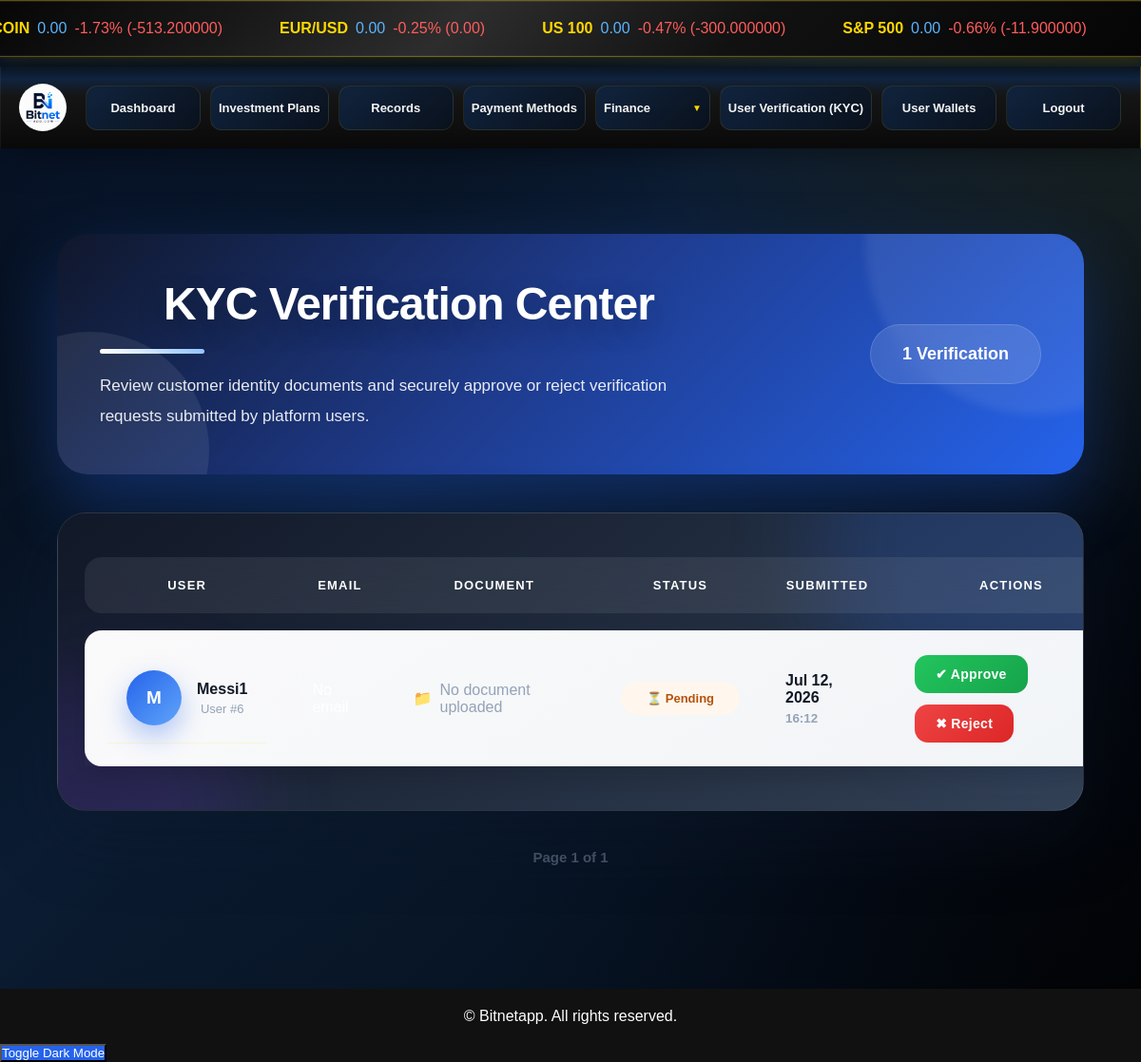
/adminpanel/verifications/, run on an earlier commit of the app's database.
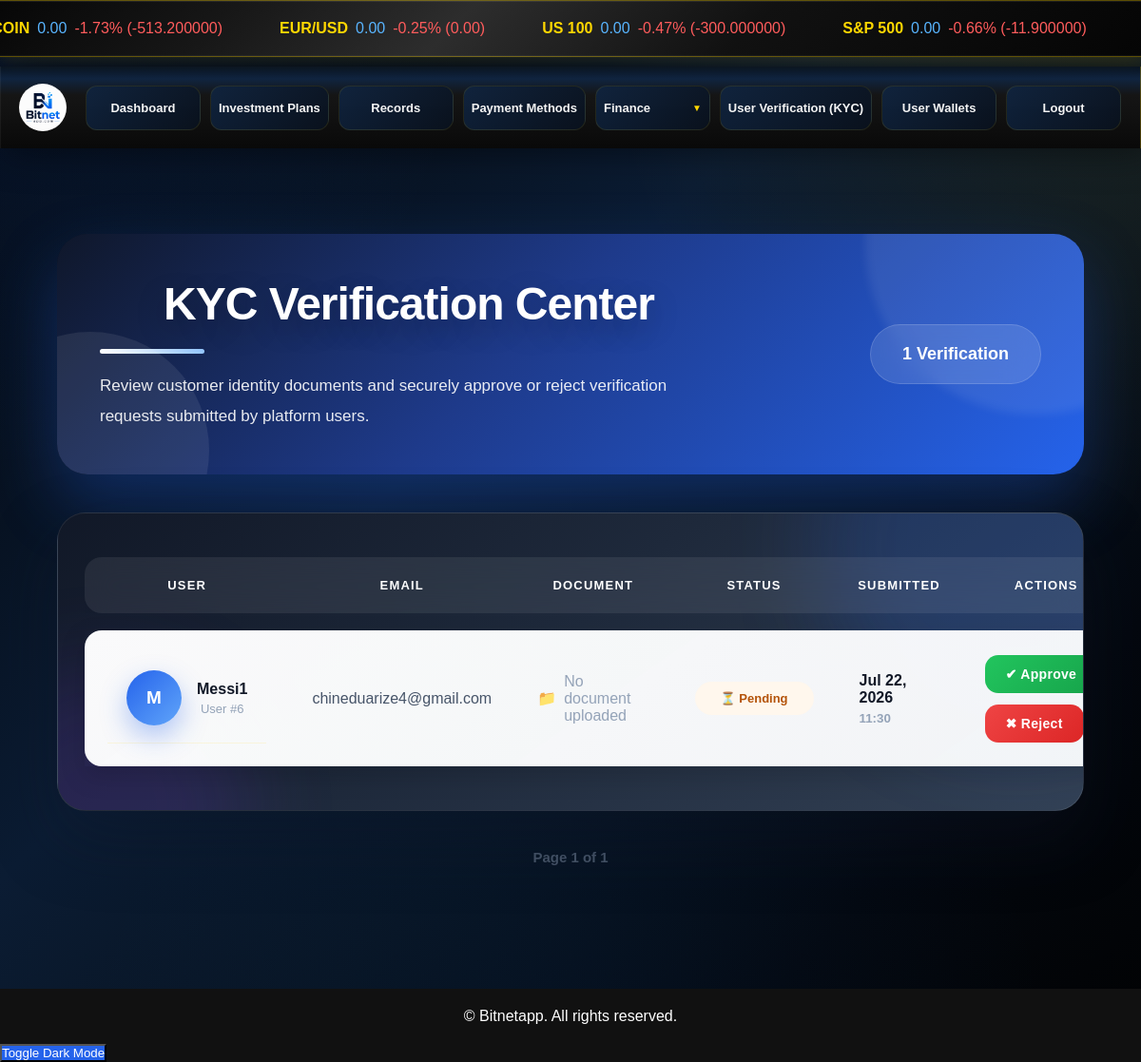
And on a later commit of the database.
### crypto/models.py (models this page shows, shortened)
class MarketInstrument(models.Model):
    ticker = models.CharField(max_length=10, default="UNKNOWN")
    symbol = models.CharField(max_length=50, blank=True, null=True, default="")
    price = models.DecimalField(max_digits=12, decimal_places=6, blank=True, null=True, default=0.0)
    change_percent = models.DecimalField(max_digits=6, decimal_places=2, blank=True, null=True, default=0.0)
    change_value = models.DecimalField(max_digits=12, decimal_places=6, blank=True, null=True, default=0.0)
    bid = models.DecimalField(max_digits=12, decimal_places=6, blank=True, null=True, default=0.0)
    ask = models.DecimalField(max_digits=12, decimal_places=6, blank=True, null=True, default=0.0)
    high = models.DecimalField(max_digits=12, decimal_places=6, blank=True, null=True, default=0.0)
    low = models.DecimalField(max_digits=12, decimal_places=6, blank=True, null=True, default=0.0)
    technical_rating = models.CharField(max_length=20, blank=True, null=True, default="Neutral")

### users/models.py (models this page shows, shortened)
class UserKYC(models.Model):
    STATUS_CHOICES = [
        ('pending', 'KYC Pending'),
        ('approved', 'KYC Approved'),
        ('rejected', 'KYC Rejected'),
    ]
    user = models.OneToOneField(User, on_delete=models.CASCADE)
    status = models.CharField(max_length=20, choices=STATUS_CHOICES, default='pending')
    document = models.FileField(upload_to='kyc_documents/', null=True, blank=True)
    submitted_at = models.DateTimeField(auto_now_add=True)

### adminpanel/views.py (the view)
# urls.py: path("verifications/", views.verifications, name="verifications"),
def verifications(request):
    verifications_list = UserKYC.objects.all().order_by("-submitted_at")
    paginator = Paginator(verifications_list, 5)
    page_number = request.GET.get("page")
    page_obj = paginator.get_page(page_number)
    return render(request, "adminpanel/verifications.html", {"page_obj": page_obj})

### crypto/context_processors.py (called while the page is built)
def ticker_instruments(request):
    return {
        "instruments": MarketInstrument.objects.all()
    }

def global_settings(request):
    return {
        "settings": SiteSetting.objects.first(),
        "nav_links": NavigationLink.objects.filter(parent__isnull=True).prefetch_related("children"),
    }

def recaptcha_key(request):
    return {
        "RECAPTCHA_PUBLIC_KEY": settings.RECAPTCHA_PUBLIC_KEY
    }

### adminpanel/templates/adminpanel/verifications.html (shortened to what this page needs)
{% extends "adminpanel/admin_base.html" %}
{% load static %}
{% block content %}
<div class="verification-wrapper">
    <div class="page-header">
        <div>
            <h1 class="page-title">KYC Verification Center</h1>
            <p class="page-subtitle">
                Review customer identity documents and securely approve or reject
                verification requests submitted by platform users.
            </p>
        </div>
        <div class="verification-count">
            {{ page_obj.paginator.count }}
            Verification{{ page_obj.paginator.count|pluralize }}
        </div>
    </div>
    <div class="table-card">
        <table class="verification-table">
            <thead>
                <tr>
                    <th>User</th>
                    <th>Email</th>
                    <th>Document</th>
                    <th>Status</th>
                    <th>Submitted</th>
                    <th>Actions</th>
                </tr>
            </thead>
            <tbody>
            {% for kyc in page_obj %}
            <tr>
                <td>
                    <div class="user-info">
                        <div class="avatar">{{ kyc.user.username|first|upper }}</div>
                        <div>
                            <div class="user-name">{{ kyc.user.username }}</div>
                            <div class="user-id">User #{{ kyc.user.id }}</div>
                        </div>
                    </div>
                </td>
                <td>
                    {% if kyc.user.email %}
                        <span class="email">{{ kyc.user.email }}</span>
                    {% else %}
                        <span class="no-doc">No email</span>
                    {% endif %}
                </td>
                <td>
                    {% if kyc.document %}
                        <a href="{{ kyc.document.url }}" target="_blank" class="doc-link">📄 View Document</a>
                    {% else %}
                        <div class="document-empty"><span>📁</span><span>No document uploaded</span></div>
                    {% endif %}
                </td>
                <td>
                    {% if kyc.status == "approved" %}
                        <span class="status status-approved">✔ Approved</span>
                    {% elif kyc.status == "rejected" %}
                        <span class="status status-rejected">✖ Rejected</span>
                    {% else %}
                        <span class="status status-pending">⏳ Pending</span>
                    {% endif %}
                </td>
                <td>
                    <div class="submitted-date">
                        {{ kyc.submitted_at|date:"M d, Y" }}
                        <small>{{ kyc.submitted_at|date:"H:i" }}</small>
                    </div>
                </td>
                <td>
                    <div class="action-buttons">
                        {% if kyc.status != "approved" %}
                        <form method="post" action="{% url 'adminpanel:approve_kyc' kyc.id %}">
                            <button type="submit" class="btn btn-success">✔ Approve</button>
                        </form>
                        {% endif %}
                        {% if kyc.status != "rejected" %}
                        <form method="post" action="{% url 'adminpanel:reject_kyc' kyc.id %}">
                            <button type="submit" class="btn btn-danger">✖ Reject</button>
                        </form>
                        {% endif %}
                    </div>
                </td>
            </tr>
            {% endfor %}
            </tbody>
        </table>
    </div>
    <div id="pagination" class="pagination">
        <span class="page-info">
            Page {{ page_obj.number }} of {{ page_obj.paginator.num_pages }}
        </span>
    </div>
</div>
{% endblock %}

### adminpanel/templates/adminpanel/admin_base.html (shortened to what this page needs)
{% load static %}
<!DOCTYPE html>
<html lang="en">
<head>
  <link rel="stylesheet" href="{% static 'adminpanel/css/admin.css' %}">
</head>
<body>
  <div class="market-ticker">
    <div class="ticker-track" id="tickerTrack">
      {% for instrument in instruments %}
        <a href="{% url 'crypto:instrument_detail' instrument.pk %}" class="ticker-item">
          <span class="name golden">{{ instrument.ticker }}</span>
          <span class="value navy">{{ instrument.price|default:"0.00" }}</span>
          <span class="change crimson {% if instrument.change_percent < 0 %}down{% else %}up{% endif %}">
            {{ instrument.change_percent|default:"0.00" }}% ({{ instrument.change_value|default:"0.00" }})
          </span>
        </a>
      {% endfor %}
    </div>
  </div>
  <aside class="sidebar">
    <div class="logo">
        <img src="{% static 'adminpanel/images/crypto_logo.png' %}" alt="Admin Logo" class="sidebar-logo-img">
    </div>
    <nav class="sidebar-nav">
      <ul>
        <li><a href="{% url 'adminpanel:dashboard' %}">Dashboard</a></li>
        <li><a href="{% url 'adminpanel:admin_investment_plans' %}">Investment Plans</a></li>
        <li><a href="{% url 'adminpanel:investment_history' %}">Records</a></li>
        <li><a href="{% url 'adminpanel:payment_methods' %}">Payment Methods</a></li>
        <li class="has-submenu">
          <a href="javascript:void(0)" class="submenu-toggle">Finance</a>
        </li>
        <li><a href="{% url 'adminpanel:verifications' %}">User Verification (KYC)</a></li>
        <li><a href="{% url 'adminpanel:admin_wallets' %}">User Wallets</a></li>
        <li><a href="{% url 'adminpanel:logout' %}">Logout</a></li>
      </ul>
    </nav>
  </aside>
  <main class="main-content">
    {% block content %}
    {% endblock %}
  </main>
  <footer class="dashboard-footer">
    <div class="footer-container">
      <p>&copy; {{ year }} Bitnetapp. All rights reserved.</p>
    </div>
    <div class="theme-toggle">
      <button type="button" class="btn-secondary" id="toggle-theme">
          Toggle Dark Mode
      </button>
    </div>
  </footer>
</body>
</html>

What changed in the data, as far as the page shows it:
removed UserKYC: user.username|first "M", user.username "Messi1", user.id "6", document "No document uploaded", status "⏳ Pending", submitted_at "Jul 12, 2026", submitted_at "16:12"
added UserKYC: user.username|first "M", user.username "Messi1", user.id "6", user.email "chineduarize4@gmail.com", document "No document uploaded", status "⏳ Pending", submitted_at "Jul 22, 2026", submitted_at "11:30"
